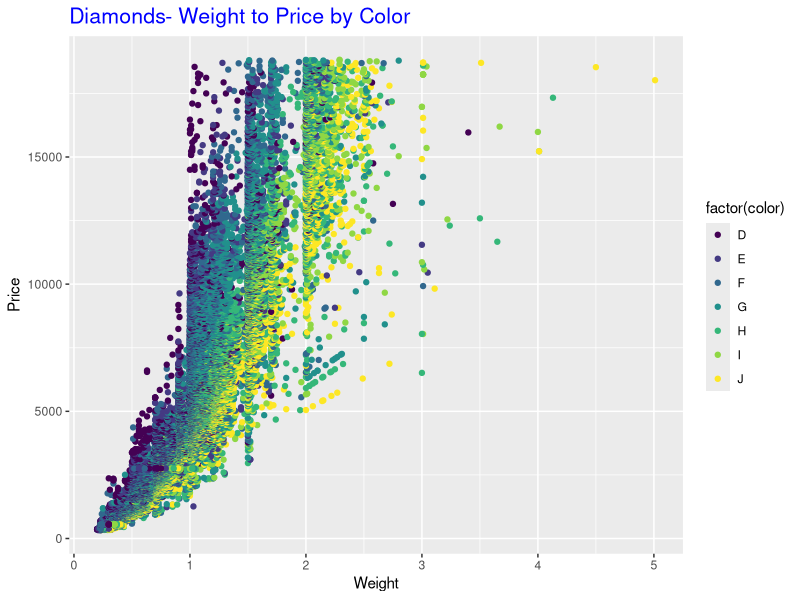
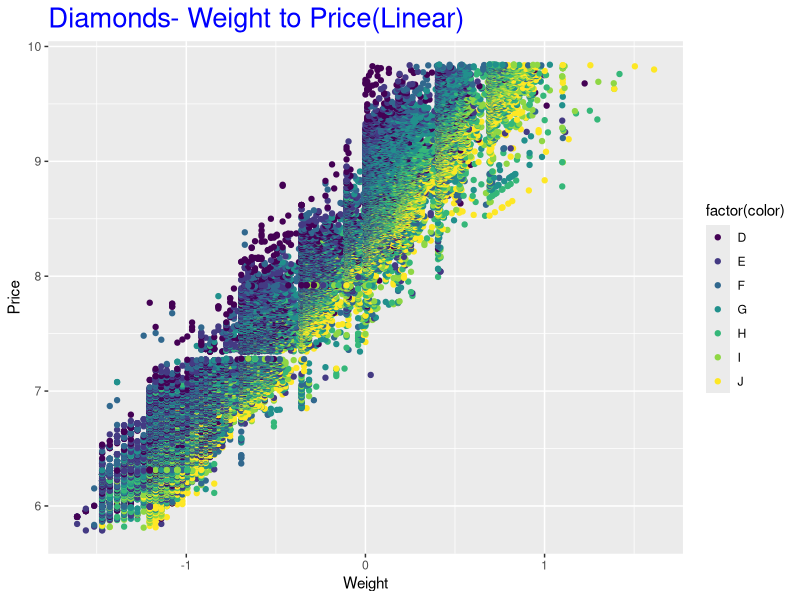
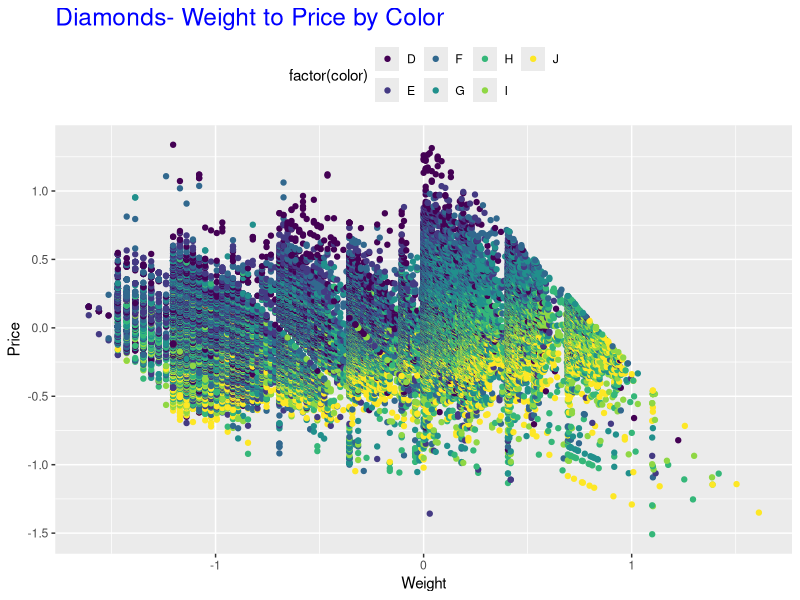
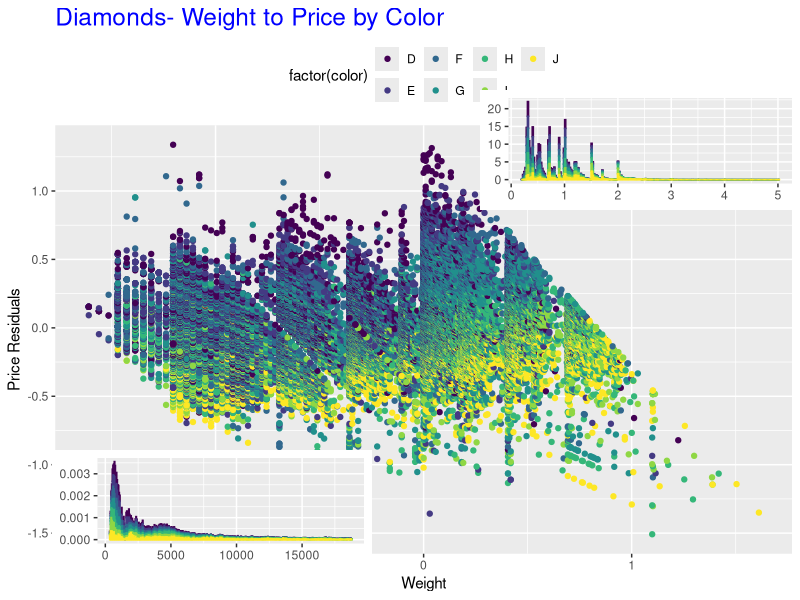

Reproduce these figures in R, in order.
#HW 6
#Group C

require(ggplot2) #Require ggplot2 to use this package
require(grid) #Require grid to use the grid package
data("diamonds")#load the diamonds dataframe

#2 (1 was for groups E and F only)
graph1 <- ggplot(diamonds, aes(x=carat, y=price, color=color)) +
  geom_point() + ggtitle("Diamonds- Weight to Price by Color") + 
  xlab("Weight") + ylab("Price") + labs(color="factor(color)")+
  theme(plot.title = element_text(size = rel(1.4),colour="blue"))
print(graph1)
#uses ggplot to plot the diamond set in a scatterplot
#aes selects the carat and price columns as our x and y
#ggtitle adds the title 
#xlab and ylab add labels for axis
#theme(plot.title) lets us make the title the right font, size and color
#---------------------------------------------------------------------------------------------------------------------------------------------------------------------------------------

#3
#remove the non-linearity and replot
graph2 <- ggplot(diamonds, aes(x=log(carat), y=log(price), color=color)) + 
  geom_point() + ggtitle("Diamonds- Weight to Price(Linear)") + xlab("Weight") + 
  ylab("Price") + labs(color="factor(color)") + 
  theme(plot.title = element_text(size = rel(1.8),colour="blue"))
print(graph2)
#this is the same as 2 except we take the log of carat and price as our
#x and y in order to remove the non-linearity 
#-----------------------------------------------------------------------
#4
linmodel <- lm(log(price) ~ log(carat), data = diamonds)
#linmodel does what 
residual <- resid(linmodel)
#residual takes the residuals of linmodel (more?)

graph3 <- ggplot(diamonds, aes(x=log(carat), y = (residual), color = color)) +geom_point() + 
  ggtitle("Diamonds- Weight to Price by Color") + xlab("Weight") + ylab("Price") + 
  labs(color="factor(color)")+theme(legend.position = "top") + 
  theme(plot.title = element_text(size = rel(1.6),colour="blue"))
print(graph3)
#plots with log of carat on the x axis and the residuals of price on the y axis
#legend.position moves the legend to the top of the graph so it matches the one in the problem.
#-----------------------------------------------------------------------
#5
#First make the density histograms
#then overlay them using grid package and commands on the graph from the previous problem


mainplot <- ggplot(diamonds, aes(x=log(carat), y = (residual), color = color)) +geom_point() + 
  ggtitle("Diamonds- Weight to Price by Color") + xlab("Weight") + ylab("Price Residuals") + labs(color="factor(color)") + 
  theme(legend.position = "top") +theme(plot.title = element_text(size = rel(1.6),colour="blue"))
#plots graph three as the main graph

pricehist <- ggplot(diamonds, aes(price)) + geom_histogram(aes(y = ..density.., color=factor(color)), binwidth = 50) +
  theme(axis.title.x = element_blank(),axis.title.y = element_blank(),legend.position='none') 
#makes the price histogram without any labels, title or legend

carathist <- ggplot(diamonds, aes(carat)) +geom_histogram(aes(y = ..density..,color = factor(color)), binwidth = .0225) +
  theme(axis.title.x = element_blank(),axis.title.y = element_blank(),legend.position='none') 
#makes the carat histogram without any labels, title or legend

vp1 <- viewport(width = .4, height = .2, x=.265 , y= .15)
vp2 <- viewport(width = .4, height = .2, x =.8, y= .75)
print(mainplot)
print(pricehist, vp = vp1)
#prints the blank histogram in viewport 1 spot
print(carathist, vp = vp2)
#prints the blank histogram in the viewport 2 spot 
